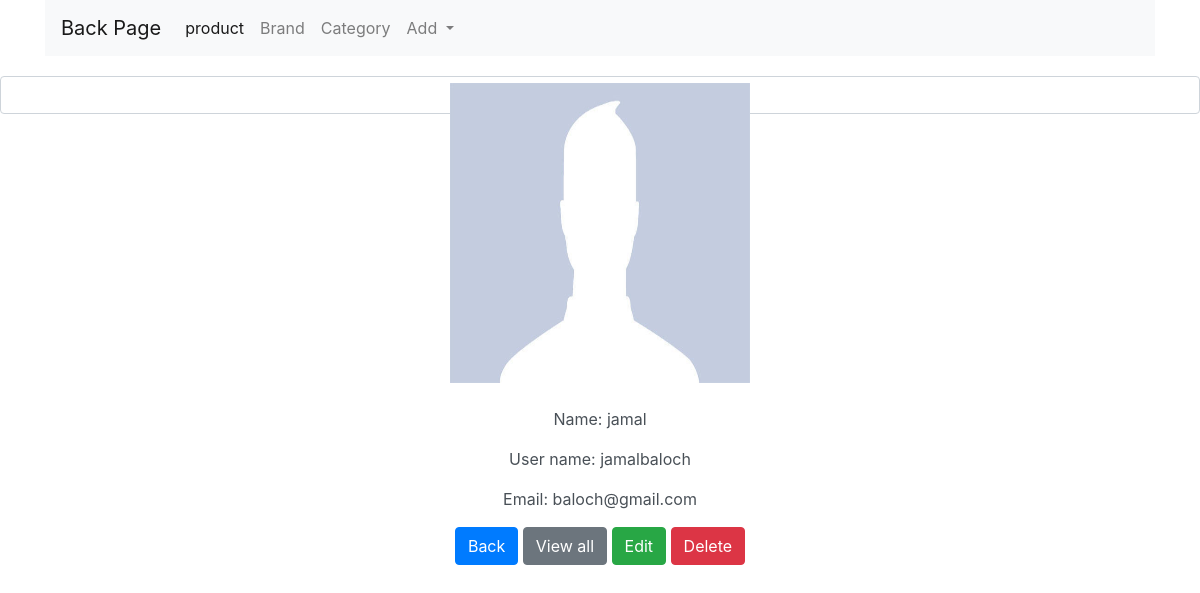
The app's page /profile/1 with its own data.
### shop/admin/models.py (models this page shows, shortened)
class User(db.Model):
    id = db.Column(db.Integer, primary_key=True)
    name = db.Column(db.String(50),unique=False, nullable=False)
    username = db.Column(db.String(80), unique=True, nullable=False)
    email = db.Column(db.String(120), unique=True, nullable=False)
    password = db.Column(db.String(180),unique=False, nullable=False)
    profile = db.Column(db.String(180), unique=False, nullable=False,default='profile.jpg')

### shop/admin/routes.py (the view)
@app.route('/profile/<int:id>')
def view_profile(id):
    user = User.query.get_or_404(id)
    print(role)
    a = []
    b = []
    a.extend(["name", "user_name", "email"])
    b.extend([user.name, user.username, user.email])
    return render_template('view_profile.html', user=user, a=a, b=b, role=role)

### shop/templates/view_profile.html (shortened to what this page needs)
{% extends "layout.html" %}
{% block content %}
<div class="container">
    <nav class="navbar navbar-expand-lg navbar-light bg-light">
        <a class="navbar-brand" href="{{url_for('admin')}}">Back Page</a>
        <div class="collapse navbar-collapse" id="navbarNavDropdown">
          <ul class="navbar-nav">
            <li class="nav-item active">
              <a class="nav-link" href="{{url_for('admin')}}">product <span class="sr-only">(current)</span></a>
            </li>
            <li class="nav-item">
              <a class="nav-link" href="{{url_for('brands')}}">Brand</a>
            </li>
            <li class="nav-item">
              <a class="nav-link" href="{{url_for('categories')}}">Category</a>
            </li>
            <li class="nav-item dropdown">
              <a class="nav-link dropdown-toggle" href="#" id="navbarDropdownMenuLink" role="button" data-toggle="dropdown" aria-haspopup="true" aria-expanded="false">
                Add
              </a>
            </li>
          </ul>
        </div>
      </nav>
</div>
<!DOCTYPE html>
<html lang="en">
<head>
</head>
<body>
<div class="form-control" style="margin-top: 20px;" align="center">
    <img width="300px;" height="300px;" src="/static/images/{{ user.profile }}" alt="img_profile">
    <br>
    <br>
    <div>
        <p>Name: {{ user.name }}</p>
    </div>
    <div>
        <p>User name: {{ user.username }}</p>
    </div>
    <div>
        <p>Email: {{ user.email }}</p>
    </div>
    <a href="/admin" class="btn btn-primary">Back</a>
    <a href="/profile" class="btn btn-secondary">View all</a>
    {% if role == "admin" %}
        <a href="/profile/edit/{{ user.id }}" class="btn btn-success">Edit</a>
        <a href="/profile/delete/{{ user.id }}" class="btn btn-danger">Delete</a>
    {% else %}
        <a href="/profile/edit/{{ user.id }}" class="btn btn-success disabled-link">Edit</a>
        <a href="/profile/delete/{{ user.id }}" class="btn btn-danger disabled-link">Delete</a>
    {% endif %}
</div>
</body>
</html>
{% endblock content %}

### shop/templates/view_profile.html (style rules this page uses)
.disabled-link { pointer-events: none; }

### records on screen
User: profile (placeholder picture), name "jamal", username "jamalbaloch", email "baloch@gmail.com"
